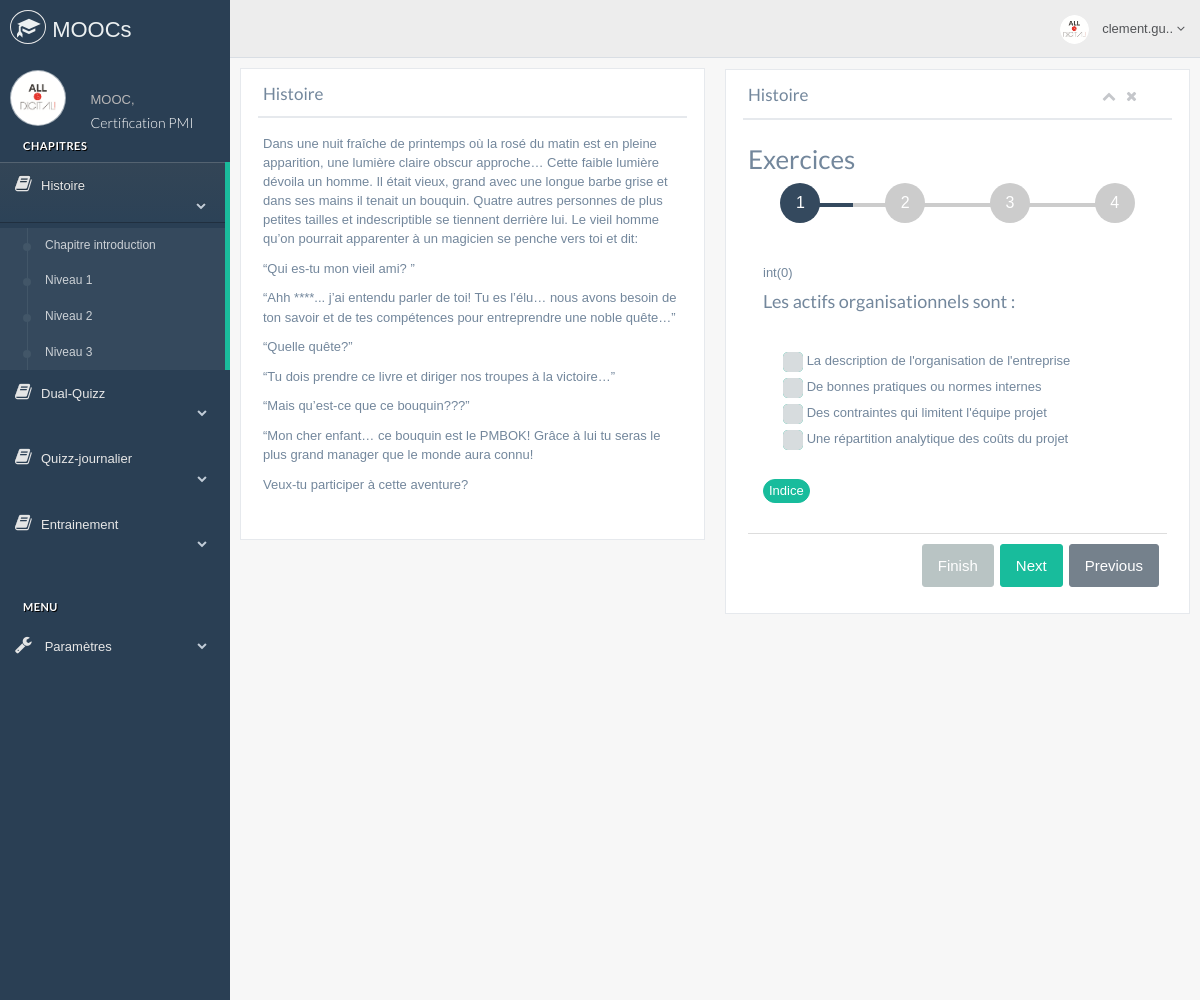
/app/modules/mooc.php?idM=4&idC=12&numC=1 (signed in), run on the app's committed database.
### tables this page shows
CREATE TABLE IF NOT EXISTS `mooc` (
  `id_mooc` int(11) NOT NULL AUTO_INCREMENT,
  `nom_mooc` varchar(100) DEFAULT NULL,
  `matiere` varchar(100) DEFAULT NULL,
  `description` varchar(8000) DEFAULT NULL,
  `prerequis` varchar(100) DEFAULT NULL,
  `duree` int(11) DEFAULT NULL,
  `note` int(11) DEFAULT NULL,
  `nb_chap` int(11) DEFAULT NULL,
  `linkyoutube` varchar(200) NOT NULL,
  PRIMARY KEY (`id_mooc`)
);

CREATE TABLE IF NOT EXISTS `chapitre` (
  `id_chapitre` int(11) NOT NULL AUTO_INCREMENT,
  `numero` int(11) NOT NULL,
  `titre` varchar(100) DEFAULT NULL,
  `partie` varchar(8000) DEFAULT NULL,
  `id_mooc` int(11) DEFAULT NULL,
  PRIMARY KEY (`id_chapitre`),
  KEY `FK_chapitre_id_mooc` (`id_mooc`)
);

CREATE TABLE IF NOT EXISTS `exercice` (
  `id_exercice` int(11) NOT NULL AUTO_INCREMENT,
  `numero` int(11) DEFAULT NULL,
  `valeur_exo` int(11) DEFAULT NULL,
  `id_chapitre` int(11) DEFAULT NULL,
  PRIMARY KEY (`id_exercice`),
  KEY `FK_exercice_id_chapitre` (`id_chapitre`)
);

CREATE TABLE IF NOT EXISTS `qcm` (
  `id_qcm` int(11) NOT NULL AUTO_INCREMENT,
  `question` varchar(8000) DEFAULT NULL,
  `reponse_qcm` varchar(8000) DEFAULT NULL,
  `solution` varchar(8000) DEFAULT NULL,
  `indice_qcm` varchar(520) DEFAULT NULL,
  `explication_qcm` varchar(8000) NOT NULL,
  `id_exercice` int(11) DEFAULT NULL,
  PRIMARY KEY (`id_qcm`),
  KEY `FK_qcm_id_exercice` (`id_exercice`)
);

### app/includes/qcm.php (the view, shortened to what this page needs)
<?php
	function exoQcm($idMooc,$idChap,$idExo,$bdd,$numeroExo)
	{
		try{
			$selectChap = $bdd->prepare("SELECT * FROM chapitre WHERE id_mooc = $idMooc");
			$selectChap->execute();
			$lignesChap = $selectChap->fetchAll();
			$selectExo = $bdd->prepare("SELECT * FROM exercice WHERE id_chapitre = $idChap");
			$selectExo->execute();
			$lignesExo = $selectExo->fetchAll();
			$selectqcm = $bdd->prepare("SELECT * FROM qcm WHERE id_exercice = $idExo");
			$selectqcm->execute();
			$lignesQcm = $selectqcm->fetchAll();
			for($i = 0; $i < 60; $i++)
			{
				$tabRandArray[$i] = rand(1, 8000);
			}
			for($i = 0; $i < sizeof($lignesQcm) ; $i++)
			{
				$solution = $lignesQcm[$i]["solution"];
				$solution=htmlentities($solution, ENT_QUOTES, "UTF-8");
				$tabHint = preg_split('[-]', $solution);
				for($itab = 0; $itab < sizeof($tabHint) ; $itab++)
				{
					$valint = intval($tabHint[$itab]);
					var_dump($valint );
				}
			}
			for($i = 0; $i < sizeof($lignesQcm) ; $i++)
			{
				$reponse = $lignesQcm[$i]["reponse_qcm"];
				$tab = preg_split('[-]', $reponse);
				 echo'<div class="form-group">
					<h2 class="StepTitle center">'.$lignesQcm[$i]["question"].'</h2><br>';
								for($itab = 0; $itab < sizeof($tab) ; $itab++)
								{
									if( strtolower($tab[$itab]) == "oui" ||  strtolower($tab[$itab]) == "non")
									{
										if( strtolower($tab[$itab]) == "oui")
										{
										echo'<div class="ck-button">
											   <label>
												  <input type="checkbox" name="'.$tabRandArray[$itab].$i.$idExo.'" value="" style="display:none;"><span>'.$tab[$itab].'</span>
											   </label>
											</div>';
										}
										else if( strtolower($tab[$itab]) == "non")
										{
										echo'<div class="ck-button">
											   <label>
												  <input type="checkbox"name="'.$tabRandArray[$itab].$i.$idExo.'" value="" style="display:none;"><span>'.$tab[$itab].'</span>
											   </label>
											</div><br>';
										}
									}
									else{
										echo '<div class="checkbox center">
											<label class="hover">
												<div class="icheckbox_flat-green checked hover" style="position: relative;"><input type="checkbox" name="'.$tabRandArray[$itab].$i.$idExo.'" class="flat"  style="position: absolute; opacity: 0;"><ins class="iCheck-helper" style="position: absolute; top: 0%; left: 0%; display: block; width: 100%; height: 100%; margin: 0px; padding: 0px; border: 0px; opacity: 0; background: rgb(255, 255, 255);"></ins></div>
												'.$tab[$itab].'<br>
											</label>
										</div>';
									}
								}
				echo' </div><br>';
				echo '<button type="button" class="myindice btn btn-round btn-success btn-xs" value="'.$i.$idExo.'">Indice</button>';
			}
		}
		catch (Exception $e) {
		echo $e->errorMessage();
  		echo "->erreur afficheChapitreExos()";
		}
	}
?>

### app/includes/requeteMooc.php (shortened to what this page needs)
<?php
	function titreMooc($idMooc,$bdd)
	{
		$selectChap = $bdd->prepare("SELECT * FROM mooc");
		$selectChap->execute();
		$lignesChap = $selectChap->fetchAll();
		echo'<h2><a style="text-decoration:none; color:white;" href="../../app/modules/mooc.php?idM='.$idMooc.'">'.$lignesChap[$idMooc-1]["nom_mooc"].'</a></h2>';
	}
	function creationWizardStep($idMooc,$numChap,$idChap,$bdd) {
		try{
			$selectChap = $bdd->prepare("SELECT * FROM chapitre WHERE id_mooc = $idMooc");
			$selectChap->execute();
			$lignesChap = $selectChap->fetchAll();
			if(sizeof($lignesChap) == 0){
			echo 'Aucun chapitre présent';
			}
			else{
				$partie = $lignesChap[$numChap-1]["partie"];
				$tabPartie = preg_split('[-]', $partie);
					echo'<ul class="wizard_steps" style="padding-left: 0px;">';
							for($ipart = 0; $ipart < sizeof($tabPartie) ; $ipart++)
							{
								echo '<li>
								<a style="text-decoration:none; cursor:default;" href="#step-'.($ipart+1).' ">
									<span class="step_no">'.($ipart+1).'</span>
									<span class="step_descr">
									</span>
								</a>
						</li>';
							}
					echo'</ul></li>';
				if ($idMooc !=0  && $numChap !=0)
				{
					for($i = 0; $i < sizeof($tabPartie) ; $i++)
					{
						echo '<div id="step-'.($i+1).'">
						<div class="panel-body" style="display: block;">';
						$erreur = afficheChapitreExos($idMooc,$idChap,$bdd,$i);
						echo '</div>
						</div>';
					}
				}
				else{
					$valid = 0;
					echo'erreur';
					}
			}
		}
		catch (Exception $e) {
		echo $e->errorMessage();
  		echo "->erreur creationWizardStep()";
		}
	}
	function chapitresplusSousPartie($idMooc,$bdd)
	{
		$stringAvancement='';
		if ((isset($_SESSION['login'])) && (!empty($_SESSION['login']))){
			$user=$_SESSION['id_user'];
			try {
		        $select = $bdd->prepare("SELECT * FROM suivre WHERE id_user = '$user' AND id_mooc = '$idMooc'");
		        $select->execute();
		        $lignes = $select->fetchAll();
		         $stringAvancement = $lignes[0]["avancement"];
		    } catch (Exception $e) {
		        echo $e->errorMessage();
		        echo "->erreur<br>";
		    }
		}
		try{
			$selectChap = $bdd->prepare("SELECT * FROM chapitre WHERE id_mooc = $idMooc");
			$selectChap->execute();
			$lignesChap = $selectChap->fetchAll();
			if(sizeof($lignesChap) == 0){
				echo 'Aucun chapitre présent';
			}
			else
			{
				for($i = 0; $i<sizeof($lignesChap); $i++)
				{
					$id_chap_tiret = '-'.($i+1);
					if (strpos($stringAvancement, $id_chap_tiret) !== false) {
						echo '<li><a style=""  ><i class="fa fa-check-circle"></i>'.$lignesChap[$i]["titre"].'<br><span class="fa fa-chevron-down"></span><br></a>';
						$partie = $lignesChap[$i]["partie"];
						$tabPartie = array();
						$tabPartie = preg_split('[-]', $partie);
							 echo' <ul class="nav child_menu" style="display: none">';
									for($ipart = 0; $ipart < sizeof($tabPartie) ; $ipart++)
									{
										echo '<li><a href="../../app/modules/mooc.php?idM='.$idMooc.'&amp;idC='.$lignesChap[$i]["id_chapitre"].
											'&amp;numC='.$lignesChap[$i]["numero"].'"">'.$tabPartie[$ipart].'</a></li>';
									}
							echo'</ul></li>';
					}else{
						echo '<li><a><i class="fa fa-book"></i>'.$lignesChap[$i]["titre"].'<br><span class="fa fa-chevron-down"></span><br></a>';
						$partie = $lignesChap[$i]["partie"];
						$tabPartie = preg_split('[-]', $partie);
							 echo' <ul class="nav child_menu" style="display: none">';
									for($ipart = 0; $ipart < sizeof($tabPartie) ; $ipart++)
									{
										echo '<li><a href="../../app/modules/mooc.php?idM='.$idMooc.'&amp;idC='.$lignesChap[$i]["id_chapitre"].
											'&amp;numC='.$lignesChap[$i]["numero"].'"">'.$tabPartie[$ipart].'</a></li>';
									}
							echo'</ul></li>';
					}
				}
			}
		}
		catch (Exception $e) {
			echo $e->errorMessage();
  			echo "->erreur chapitresplusSousPartie()";
		}
	}
	function nomChapitre($idMooc,$bdd,$numChap)
	{
		try{
			$selectChap = $bdd->prepare("SELECT * FROM chapitre WHERE id_mooc = $idMooc");
			$selectChap->execute();
			$lignesChap = $selectChap->fetchAll();
				echo '<h2> '.$lignesChap[$numChap-1]["titre"].' </h2>';
		}
		catch (Exception $e){
		echo $e->errorMessage();
  		echo "->erreur idParNumeroChapitre()";
		}
	}
	function idParNumeroExo($idMooc,$idChap,$bdd,$numeroExo)
	{
		try{
			$selectChap = $bdd->prepare("SELECT * FROM chapitre WHERE id_mooc = $idMooc");
			$selectChap->execute();
			$lignesChap = $selectChap->fetchAll();
			$selectExo = $bdd->prepare("SELECT * FROM exercice WHERE id_chapitre = $idChap");
			$selectExo->execute();
			$lignesExo = $selectExo->fetchAll();
			if(sizeof($lignesExo) != 0 && $numeroExo<sizeof($lignesExo))
			{
				$idExo = $lignesExo[$numeroExo]["id_exercice"];
				if(sizeof($lignesExo) != 0)
				{
					return $idExo;
				}
			}
			else
			{
				echo 'Aucun exercice présent';
				return -1;
			}
		}
		catch (Exception $e) {
		echo $e->errorMessage();
  		echo "->erreur idParNumeroExo()";
		}
	}
	function afficheChapitreExos($idMooc,$idChapitre,$bdd,$numeroExercice)
	{
		try{
			if($idChapitre != -1)
			{
				$idExercice = idParNumeroExo($idMooc,$idChapitre,$bdd,$numeroExercice);
				if($idExercice != -1)
				{
					exoQcm($idMooc,$idChapitre,$idExercice,$bdd,$numeroExercice);
				}
				else{
					return -1;
				}
			}
		}
		catch (Exception $e) {
		echo $e->errorMessage();
  		echo "->erreur afficheChapitreExos()";
		}
	}
?>

### data on the page
mooc: nom_mooc "Certification PMI"
chapitre: titre "Histoire", partie "Chapitre introduction", partie "Niveau 1", partie "Niveau 2", partie "Niveau 3"
chapitre: titre "Dual-Quizz"
chapitre: titre "Quizz-journalier"
chapitre: titre "Entrainement"
exercice: value "int(0)"
qcm: question "Les actifs organisationnels sont :", reponse_qcm "La description de l'organisation de l'entreprise", reponse_qcm "De bonnes pratiques ou normes internes", reponse_qcm "Des contraintes qui limitent l'équipe projet", reponse_qcm "Une répartition analytique des coûts du projet"

### other printed values
substr($short_string, 0, 10) "clement.gu"
